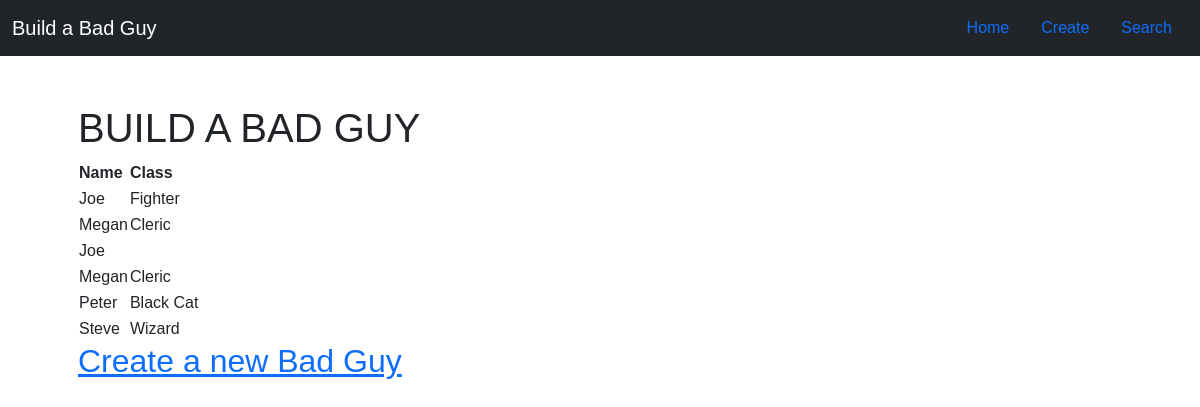
The app's page /, older data.
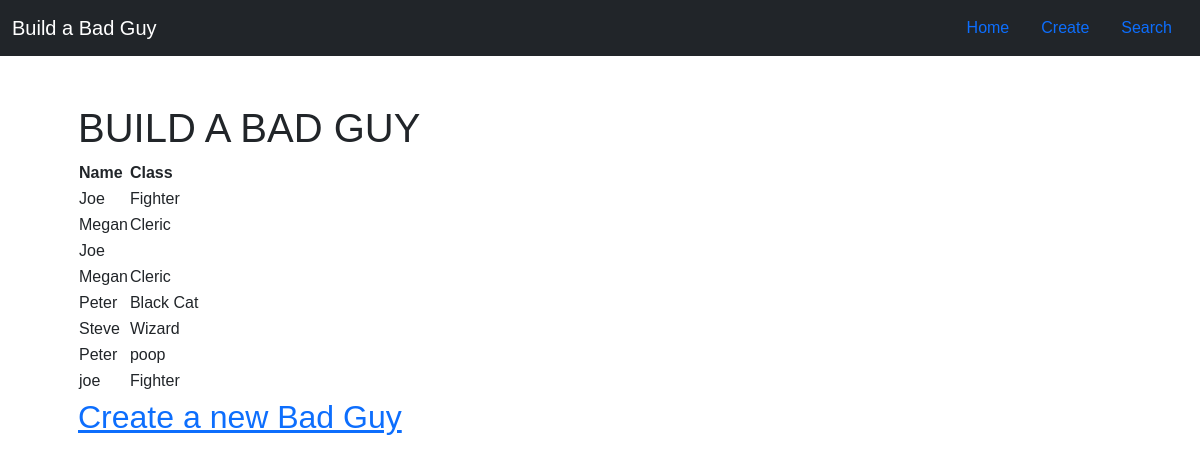
The same page, newer data.
### tables this page shows
CREATE TABLE monsters(name TEXT, class TEXT, id INT);

### app.py (the view)
@app.route("/")
def index():
    try:
        con = sql.connect(DATABASE)
        con.row_factory = sql.Row
        db = con.cursor()
        db.execute("SELECT * FROM monsters")
        my_monsters = db.fetchall()
    except:
        return render_template("oops.html")
    return render_template("index.html", my_monsters=my_monsters)

### templates/index.html (shortened to what this page needs)
{% extends "layout.html" %}
{% block main %}
<h1>BUILD A BAD GUY</h1>
<table>
    <thead>
        <tr>
            <th>
                Name
            </th>
            <th>
                Class
            </th>
        </tr>
    </thead>
    <tbody>
        {% for monster in my_monsters %}
        <tr>
            <td>
                {{ monster.name }}
            </td>
            <td>
                {{ monster.class }}
            </td>
        </tr>
        {% endfor %}
    </tbody>
</table>
<h2><a href="/create">Create a new Bad Guy</a></h2>
{% endblock %}

### templates/layout.html (shortened to what this page needs)
<!DOCTYPE html>
<html lang="en">
    <head>
        <link href="https://cdn.jsdelivr.net/npm/bootstrap@5.1.3/dist/css/bootstrap.min.css" rel="stylesheet">
        <link href="/static/styles.css" rel="stylesheet">
        <link rel="stylesheet" href="https://use.typekit.net/gol2gqg.css">
    </head>
    <body>
        <nav class="navbar navbar-dark bg-dark">
            <div class="container-fluid">
                <a class="navbar-brand">Build a Bad Guy</a>
                <ul class="nav justify-content-end">
                    <li class="nav-item">
                        <a class="nav-link" href="/">
                            Home
                        </a>
                    </li>
                    <li class="nav-item">
                        <a class="nav-link" href="/create">
                            Create
                        </a>
                    </li>
                    <li class="nav-item">
                        <a class="nav-link" href="/search">
                            Search
                        </a>
                    </li>
                </ul>
            </div>
        </nav>
        <main class="container p-5">
            {% block main %}{% endblock %}
        </main>
    </body>
</html>

### static/styles.css (style rules this page uses)
body { font-family: bernhard-gothic-urw, sans-serif; }

Row changes from the older to the newer data that the page shows:
added monsters: name "Peter", class "poop"
added monsters: name "joe", class "Fighter"
